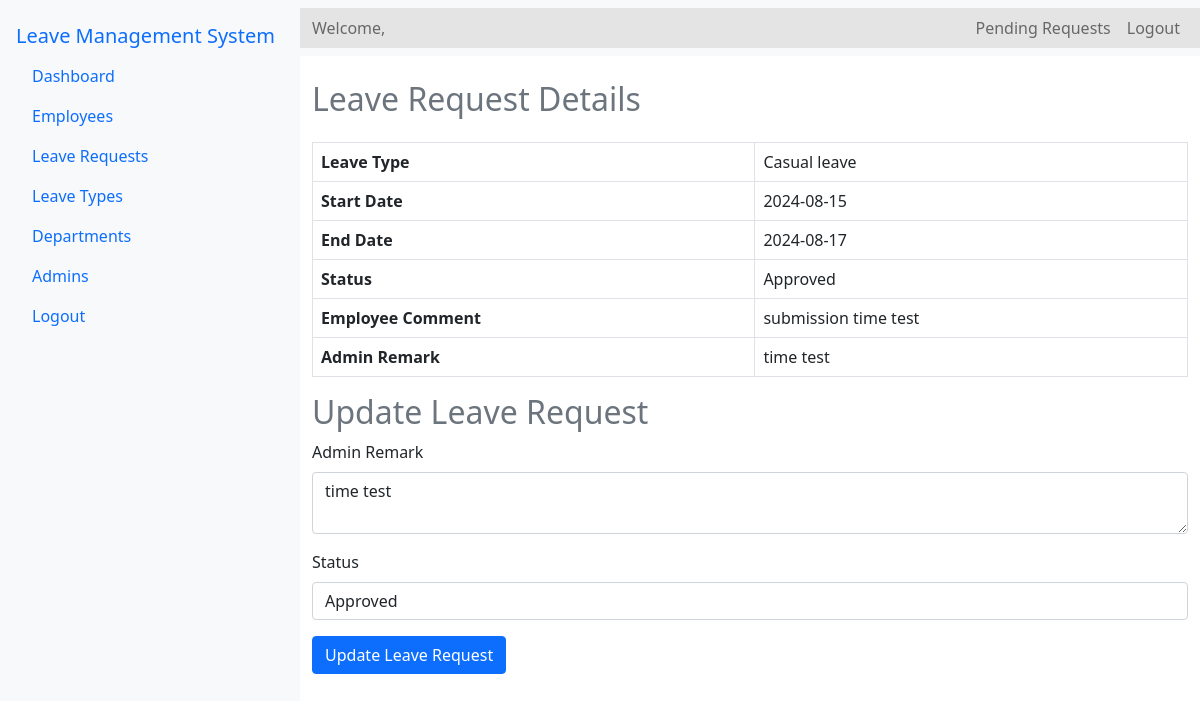
The page /Source/admin/leave-action.php?leave_id=23 (signed in) on the database its author committed.
### tables this page shows
CREATE TABLE `leave_list` (
  `E_id` int(11) NOT NULL,
  `leave_id` int(11) NOT NULL,
  `E_name` varchar(100) NOT NULL,
  `Leave_type` varchar(100) NOT NULL,
  `Start` varchar(100) NOT NULL,
  `End` varchar(100) NOT NULL,
  `Status` varchar(100) NOT NULL,
  `Comment` varchar(1000) NOT NULL,
  `A_id` int(11) NOT NULL,
  `a_remark` varchar(1000) NOT NULL,
  `seen` int(11) NOT NULL,
  `submission_date` datetime DEFAULT current_timestamp()
);

### Source/admin/leave-action.php (the view, shortened to what this page needs)
<?php
include '../config.php';
$A_name = $_SESSION['A_name'];
$leave_id = $_GET['leave_id'];
$stml = $conn->prepare("SELECT * FROM leave_list WHERE leave_id = ?");
$stml->bind_param("i", $leave_id);
$stml->execute();
$result = $stml->get_result();
$leave_request = $result->fetch_assoc();
?>
<!DOCTYPE html>
<html lang="en">
<head>
    <link rel="stylesheet" href="../bootstrap-5.0.2-dist/css/bootstrap.min.css">
    <link rel="stylesheet" href="../css/admin-dashboard.css">
    <link rel="stylesheet" href="https://cdnjs.cloudflare.com/ajax/libs/font-awesome/6.0.0-beta3/css/all.min.css">
    <link rel="stylesheet" href="../css/main.css">
</head>
<body>
<div class="d-flex">
    <nav class="nav flex-column bg-light p-3" style="width: 300px; height: 100vh;">
        <a class="navbar-brand" href="a-dashboard.php">Leave Management System</a>
        <a class="nav-link" href="a-dashboard.php">Dashboard</a>
        <a class="nav-link" href="employees.php">Employees</a>
        <a class="nav-link d-flex justify-content-between align-items-center" href="leave-requests.php">
    Leave Requests
</a>
        <a class="nav-link" href="leave-types.php">Leave Types</a>
        <a class="nav-link" href="departments.php">Departments</a>
        <a class="nav-link" href="admins.php">Admins</a>
        <a class="nav-link" href="logout.php" onclick="return confirmLogout();">Logout</a>
    </nav>
    <div class="flex-grow-1">
    <nav class="navbar navbar-expand-lg navbar-light bg-light">
    <div class="container-fluid">
        <span class="navbar-text">
            Welcome, <?php echo $A_name; ?>
        </span>
        <div class="collapse navbar-collapse" id="navbarNavDropdown">
            <ul class="navbar-nav ms-auto">
                <li class="nav-item">
                    <a class="nav-link" href="leave-requests.php">
                        Pending Requests
                    </a>
                </li>
                <li class="nav-item">
                    <a class="nav-link" href="logout.php" onclick="return confirmLogout();">Logout</a>
                </li>
            </ul>
        </div>
    </div>
</nav>
        <div class="container mt-4">
            <h2 class="text-secondary">Leave Request Details</h2>
            <table class="table table-bordered mt-4">
                <tr>
                    <th>Leave Type</th>
                    <td><?php echo htmlspecialchars($leave_request['Leave_type']); ?></td>
                </tr>
                <tr>
                    <th>Start Date</th>
                    <td><?php echo htmlspecialchars($leave_request['Start']); ?></td>
                </tr>
                <tr>
                    <th>End Date</th>
                    <td><?php echo htmlspecialchars($leave_request['End']); ?></td>
                </tr>
                <tr>
                    <th>Status</th>
                    <td><?php echo htmlspecialchars($leave_request['Status']); ?></td>
                </tr>
                <tr>
                    <th>Employee Comment</th>
                    <td><?php echo htmlspecialchars($leave_request['Comment']); ?></td>
                </tr>
                <tr>
                    <th>Admin Remark</th>
                    <td><?php echo htmlspecialchars($leave_request['a_remark']); ?></td>
                </tr>
            </table>
            <h2 class="text-secondary">Update Leave Request</h2>
            <form action="" method="post">
                <div class="mb-3">
                    <label for="admin_remark" class="form-label">Admin Remark</label>
                    <textarea class="form-control" id="admin_remark" name="admin_remark" required><?php echo htmlspecialchars($leave_request['a_remark']); ?></textarea>
                </div>
                <div class="mb-3">
                    <label for="status" class="form-label">Status</label>
                    <select class="form-control" id="status" name="status" required>
                        <option value="Approved" <?php echo $leave_request['Status'] == 'Approved' ? 'selected' : ''; ?>>Approved</option>
                    </select>
                </div>
                <button type="submit" class="btn btn-primary">Update Leave Request</button>
            </form>
        </div>
    </div>
</div>
</body>
</html>

### Source/css/admin-dashboard.css (style rules this page uses)
.container { margin-top: 20px; }
.table { margin-top: 20px; }
.container-fluid { background-color: rgb(228, 228, 228); }

### rows shown on the page
leave_list: Leave_type "Casual leave", Start "2024-08-15", End "2024-08-17", Status "Approved", Comment "submission time test", a_remark "time test", admin_remark "time test", status "Approved"
